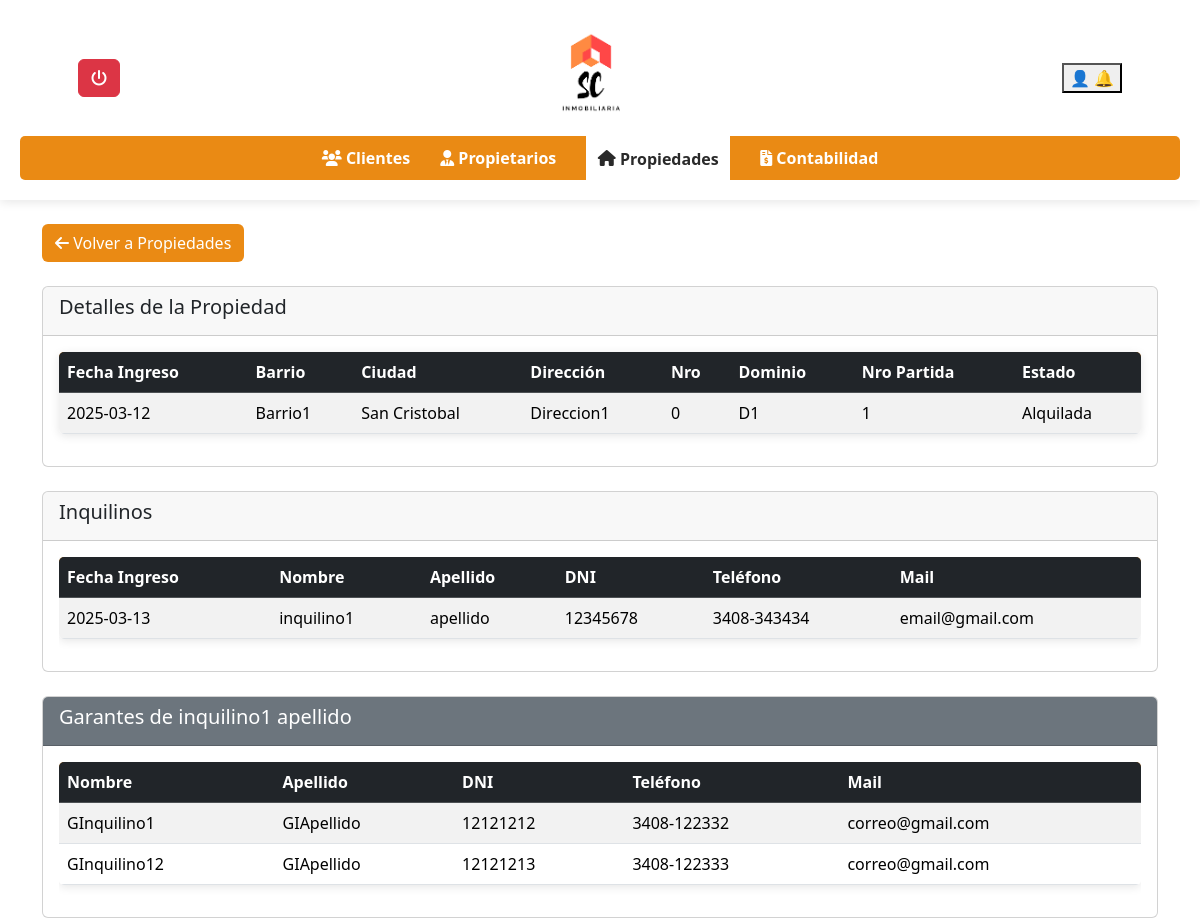
Before: /inmobiliaria/ver_propiedad.php?id=2 (signed in) with the older database file.
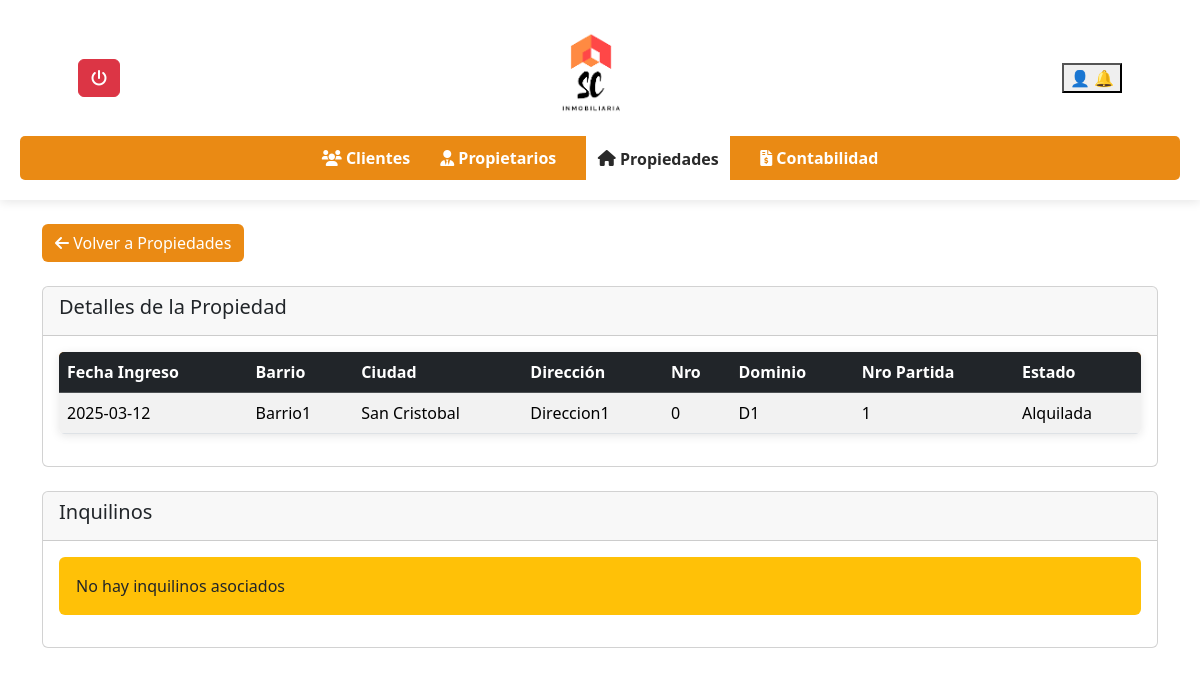
After: the same page with the newer database file.
### tables this page shows
CREATE TABLE `inquilinos` (
  `InquilinoID` int(11) NOT NULL,
  `Fecha` date DEFAULT NULL,
  `Nombre` varchar(50) NOT NULL,
  `Apellido` varchar(50) NOT NULL,
  `DNI` varchar(20) NOT NULL,
  `Telefono` varchar(20) DEFAULT NULL,
  `Mail` varchar(100) DEFAULT NULL,
  `ClienteID` int(11) DEFAULT NULL,
  `PropiedadID` int(11) DEFAULT NULL
);

CREATE TABLE `garantesinquilinos` (
  `GaranteInquilinoID` int(11) NOT NULL,
  `Fecha` date NOT NULL,
  `Nombre` varchar(50) NOT NULL,
  `Apellido` varchar(50) NOT NULL,
  `Direccion` varchar(100) NOT NULL,
  `DNI` varchar(20) NOT NULL,
  `DireccionPersonal` varchar(100) DEFAULT NULL,
  `Telefono` varchar(20) DEFAULT NULL,
  `Mail` varchar(100) DEFAULT NULL,
  `InquilinoID` int(11) DEFAULT NULL
);

### inmobiliaria/ver_propiedad.php (the view, shortened to what the changed rows need)
<?php
include 'conexion.php';
if (isset($_GET['id'])) {
    $propiedadID = $_GET['id'];
    $sql_inquilinos = "SELECT i.* FROM inquilinos i WHERE i.PropiedadID = ?";
    $stmt_inquilinos = mysqli_prepare($conn, $sql_inquilinos);
    mysqli_stmt_bind_param($stmt_inquilinos, "i", $propiedadID);
    mysqli_stmt_execute($stmt_inquilinos);
    $result_inquilinos = mysqli_stmt_get_result($stmt_inquilinos);
    $inquilinos = [];
    if (mysqli_num_rows($result_inquilinos) > 0) {
        while ($inquilino = mysqli_fetch_assoc($result_inquilinos)) {
            $inquilinos[] = $inquilino;
        }
    }
    foreach ($inquilinos as &$inquilino) {
        $sql_garantes = "SELECT g.* FROM garantesinquilinos g WHERE g.InquilinoID = ?";
        $stmt_garantes = mysqli_prepare($conn, $sql_garantes);
        mysqli_stmt_bind_param($stmt_garantes, "i", $inquilino['InquilinoID']);
        mysqli_stmt_execute($stmt_garantes);
        $result_garantes = mysqli_stmt_get_result($stmt_garantes);
    }
} else {
    echo "ID de propiedad no proporcionado.";
    exit;
}
?>
<!DOCTYPE html>
 <html lang="es">
 <head>
  <link rel="stylesheet" href="https://cdnjs.cloudflare.com/ajax/libs/font-awesome/6.0.0/css/all.min.css">
  <link rel="stylesheet" href="styles.css">
  <link href="https://cdn.jsdelivr.net/npm/bootstrap@5.3.3/dist/css/bootstrap.min.css" rel="stylesheet">
  <link rel="stylesheet" href="//cdn.datatables.net/2.2.2/css/dataTables.dataTables.min.css">
 </head>
 <body>
        <main class="container mt-4">
   <div class="card">
    <div class="card-header" >
     <h1 class="h5">Detalles de la Propiedad</h1>
    </div>
    <div class="card-body">
     <table class="table table-striped table-hover">
      <thead class="table-dark">
       <tr>
        <th>Fecha Ingreso</th>
        <th>Barrio</th>
        <th>Ciudad</th>
        <th>Dirección</th>
        <th>Nro</th>
        <th>Dominio</th>
        <th>Nro Partida</th>
        <th>Estado</th>
       </tr>
      </thead>
     </table>
    </div>
   </div>
   <div class="card mt-4">
    <div class="card-header">
     <h2 class="h5">Inquilinos</h2>
    </div>
    <div class="card-body">
     <?php if (!empty($inquilinos)): ?>
     <div class="table-responsive">
      <table class="table table-striped table-hover">
       <thead class="table-dark">
        <tr>
         <th>Fecha Ingreso</th>
         <th>Nombre</th>
         <th>Apellido</th>
         <th>DNI</th>
         <th>Teléfono</th>
         <th>Mail</th>
        </tr>
       </thead>
       <tbody>
        <?php foreach ($inquilinos as $inquilino): ?>
        <tr>
         <td><?php echo $inquilino['Fecha']; ?></td>
         <td><?php echo $inquilino['Nombre']; ?></td>
         <td><?php echo $inquilino['Apellido']; ?></td>
         <td><?php echo $inquilino['DNI']; ?></td>
         <td><?php echo $inquilino['Telefono']; ?></td>
         <td><?php echo $inquilino['Mail']; ?></td>
        </tr>
        <?php endforeach; ?>
       </tbody>
      </table>
     </div>
     <?php else: ?>
     <div class="alert bg-warning">No hay inquilinos asociados</div>
     <?php endif; ?>
    </div>
   </div>
   <?php if (!empty($inquilinos)): ?>
   <?php foreach ($inquilinos as $inquilino): ?>
   <div class="card mt-4">
    <div class="card-header bg-secondary text-white">
     <h2 class="h5">Garantes de <?php echo $inquilino['Nombre'] . ' ' . $inquilino['Apellido']; ?></h2>
    </div>
    <div class="card-body">
     <?php if (!empty($inquilino['garantes'])): ?>
     <div class="table-responsive">
      <table class="table table-striped table-hover">
       <thead class="table-dark">
        <tr>
         <th>Nombre</th>
         <th>Apellido</th>
         <th>DNI</th>
         <th>Teléfono</th>
         <th>Mail</th>
        </tr>
       </thead>
       <tbody>
        <?php foreach ($inquilino['garantes'] as $garante): ?>
        <tr>
         <td><?php echo $garante['Nombre']; ?></td>
         <td><?php echo $garante['Apellido']; ?></td>
         <td><?php echo $garante['DNI']; ?></td>
         <td><?php echo $garante['Telefono']; ?></td>
         <td><?php echo $garante['Mail']; ?></td>
        </tr>
        <?php endforeach; ?>
       </tbody>
      </table>
     </div>
     <?php else: ?>
     <div class="alert alert-info">No hay garantes asociados</div>
     <?php endif; ?>
    </div>
   </div>
   <?php endforeach; ?>
   <?php endif; ?>
  </main>
 </body>
 </html>

Changed rows visible on the page:
removed inquilinos: Fecha "2025-03-13", Nombre "inquilino1", Apellido "apellido", DNI "12345678", Telefono "3408-343434", Mail "email@gmail.com"
removed garantesinquilinos: Nombre "GInquilino1", Apellido "GIApellido", DNI "12121212", Telefono "3408-122332", Mail "correo@gmail.com"
removed garantesinquilinos: Nombre "GInquilino12", Apellido "GIApellido", DNI "12121213", Telefono "3408-122333", Mail "correo@gmail.com"
Other visible differences:
text no longer shown: "Fecha Ingreso Nombre Apellido DNI Teléfono Mail"
text now shown: "No hay inquilinos asociados"
